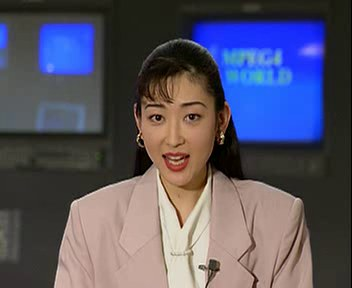
#> input picture frontend/assets/showcase_original.jpg, 352 x 288 px
$ python -i head_pose.py   (imports and definitions only)
#> lines starting #> are read from the running program, lines starting #| are printed output that depends on the picture
from __future__ import annotations

from dataclasses import dataclass
from pathlib import Path

import cv2
import numpy as np


POSE_FRONT = "front"
POSE_LEFT_45 = "left_45"
POSE_RIGHT_45 = "right_45"
POSE_LEFT_PROFILE = "left_profile"
POSE_RIGHT_PROFILE = "right_profile"
POSE_NO_FACE = "no_face"
POSE_UNKNOWN = "unknown"


class FacePoseError(RuntimeError):
    pass


@dataclass(frozen=True)
class PoseObservation:
    x: int
    y: int
    width: int
    height: int
    score: float = 1.0

    @property
    def area(self) -> int:
        return self.width * self.height

    @property
    def center_x(self) -> float:
        return self.x + self.width / 2

    def to_box(self) -> dict[str, int]:
        return {
            "x1": self.x,
            "y1": self.y,
            "x2": self.x + self.width,
            "y2": self.y + self.height,
        }


@dataclass(frozen=True)
class FacePoseEstimate:
    detected: bool
    pose: str
    yaw: float
    confidence: float
    box: dict[str, int] | None = None

    def to_public_dict(self) -> dict[str, object]:
        return {
            "detected": self.detected,
            "pose": self.pose,
            "yaw": self.yaw,
            "confidence": self.confidence,
            "box": self.box,
        }


class HaarFacePoseEstimator:
    """Estimate coarse face direction with bundled OpenCV cascades.

    This is a webcam enrollment guide, not a biometric head-pose model. It
    classifies enough coarse direction states to prevent accidental captures in
    the wrong step without adding a new model dependency.
    """

    def __init__(self) -> None:
        cascade_dir = Path(cv2.data.haarcascades)
        self.frontal = _load_cascade(cascade_dir / "haarcascade_frontalface_default.xml")
        self.profile = _load_cascade(cascade_dir / "haarcascade_profileface.xml")

    def estimate(self, frame: np.ndarray) -> FacePoseEstimate:
        if frame is None or frame.size == 0:
            raise FacePoseError("empty frame")
        gray = cv2.cvtColor(frame, cv2.COLOR_BGR2GRAY)
        gray = cv2.equalizeHist(gray)
        frame_width = int(gray.shape[1])

        frontal = _best_observation(_detect(self.frontal, gray, min_size=(48, 48)))
        left_profile = _best_observation(_detect(self.profile, gray, min_size=(44, 44)))
        right_profile = _best_observation(
            _mirror_observations(
                _detect(self.profile, cv2.flip(gray, 1), min_size=(44, 44)),
                frame_width,
            )
        )
        return classify_pose_observations(frontal, left_profile, right_profile, frame_width)


def classify_pose_observations(
    frontal: PoseObservation | None,
    left_profile: PoseObservation | None,
    right_profile: PoseObservation | None,
    frame_width: int,
) -> FacePoseEstimate:
    profiles = [
        (POSE_LEFT_PROFILE, -72.0, left_profile),
        (POSE_RIGHT_PROFILE, 72.0, right_profile),
    ]
    valid_profiles = [(pose, yaw, observation) for pose, yaw, observation in profiles if observation]

    if frontal is None and not valid_profiles:
        return FacePoseEstimate(False, POSE_NO_FACE, 0.0, 0.0)

    if frontal is None:
        pose, yaw, profile = max(valid_profiles, key=lambda item: item[2].area * item[2].score)
        return FacePoseEstimate(True, pose, yaw, _confidence(profile), profile.to_box())

    if valid_profiles:
        pose, yaw, profile = max(valid_profiles, key=lambda item: item[2].area * item[2].score)
        area_ratio = profile.area / max(1, frontal.area)
        if area_ratio >= 0.42:
            oblique_pose = POSE_LEFT_45 if pose == POSE_LEFT_PROFILE else POSE_RIGHT_45
            oblique_yaw = -43.0 if pose == POSE_LEFT_PROFILE else 43.0
            confidence = max(_confidence(frontal), _confidence(profile)) * 0.92
            return FacePoseEstimate(True, oblique_pose, oblique_yaw, confidence, profile.to_box())

    center_offset = (frontal.center_x - frame_width / 2) / max(1, frame_width / 2)
    if center_offset < -0.22:
        return FacePoseEstimate(True, POSE_LEFT_45, -34.0, _confidence(frontal) * 0.72, frontal.to_box())
    if center_offset > 0.22:
        return FacePoseEstimate(True, POSE_RIGHT_45, 34.0, _confidence(frontal) * 0.72, frontal.to_box())
    return FacePoseEstimate(True, POSE_FRONT, 0.0, _confidence(frontal), frontal.to_box())


def _load_cascade(path: Path) -> cv2.CascadeClassifier:
    classifier = cv2.CascadeClassifier(str(path))
    if classifier.empty():
        raise FacePoseError(f"OpenCV cascade unavailable: {path.name}")
    return classifier


def _detect(
    classifier: cv2.CascadeClassifier,
    gray: np.ndarray,
    min_size: tuple[int, int],
) -> list[PoseObservation]:
    try:
        rects, _, weights = classifier.detectMultiScale3(
            gray,
            scaleFactor=1.08,
            minNeighbors=4,
            minSize=min_size,
            outputRejectLevels=True,
        )
    except cv2.error:
        rects = classifier.detectMultiScale(
            gray,
            scaleFactor=1.08,
            minNeighbors=4,
            minSize=min_size,
        )
        weights = [1.0] * len(rects)
    return [
        PoseObservation(int(x), int(y), int(w), int(h), float(weight))
        for (x, y, w, h), weight in zip(rects, weights)
    ]


def _mirror_observations(observations: list[PoseObservation], frame_width: int) -> list[PoseObservation]:
    return [
        PoseObservation(
            x=max(0, frame_width - observation.x - observation.width),
            y=observation.y,
            width=observation.width,
            height=observation.height,
            score=observation.score,
        )
        for observation in observations
    ]


def _best_observation(observations: list[PoseObservation]) -> PoseObservation | None:
    if not observations:
        return None
    return max(observations, key=lambda observation: observation.area * observation.score)


def _confidence(observation: PoseObservation) -> float:
    score_component = min(0.28, max(0.0, observation.score) / 20.0)
    size_component = min(0.28, observation.area / 90000.0)
    return round(min(0.98, 0.52 + score_component + size_component), 3)

>>> import cv2
>>> picture = cv2.imread('../../../frontend/assets/showcase_original.jpg')
#> picture is the input picture: shape (288, 352, 3); mean B, G, R 101.1, 84.5, 86.9
>>> result = HaarFacePoseEstimator().estimate(picture)
#> in estimate, `gray = cv2.cvtColor(frame, cv2.COLOR_BGR2GRAY)`:
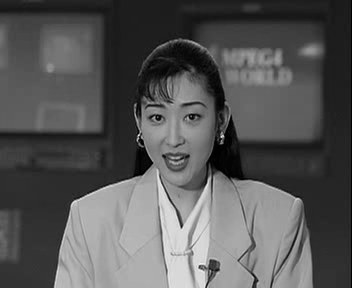
#> gray: shape (288, 352); min 0, max 245, mean 87.1
#> in estimate, `gray = cv2.equalizeHist(gray)`:
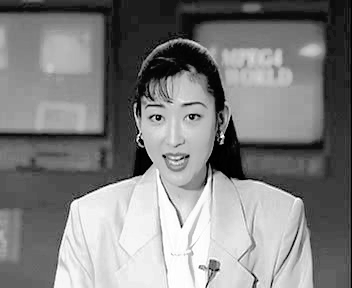
#> gray: shape (288, 352); min 0, max 255, mean 128.6
#> in _detect, `rects, _, weights = classifier.detectMultiScale3( gray, scaleFactor=1...`: rects = [[129, 78, 98, 98]]; weights = [6.7]
#> call 3 of _detect, with min_size = (44, 44)
#> in _detect (call 3), `rects, _, weights = classifier.detectMultiScale3( gray, scaleFactor=1...`: rects = ()
#> in _detect (call 3), `rects, _, weights = classifier.detectMultiScale3( gray, scaleFactor=1...`:
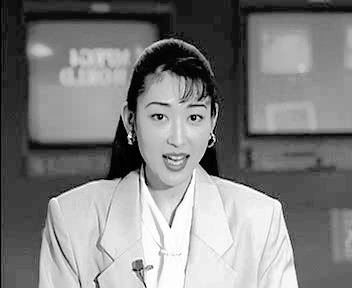
#> gray: shape (288, 352); min 0, max 255, mean 128.6

$ run again, on frontend/assets/showcase_character.jpg
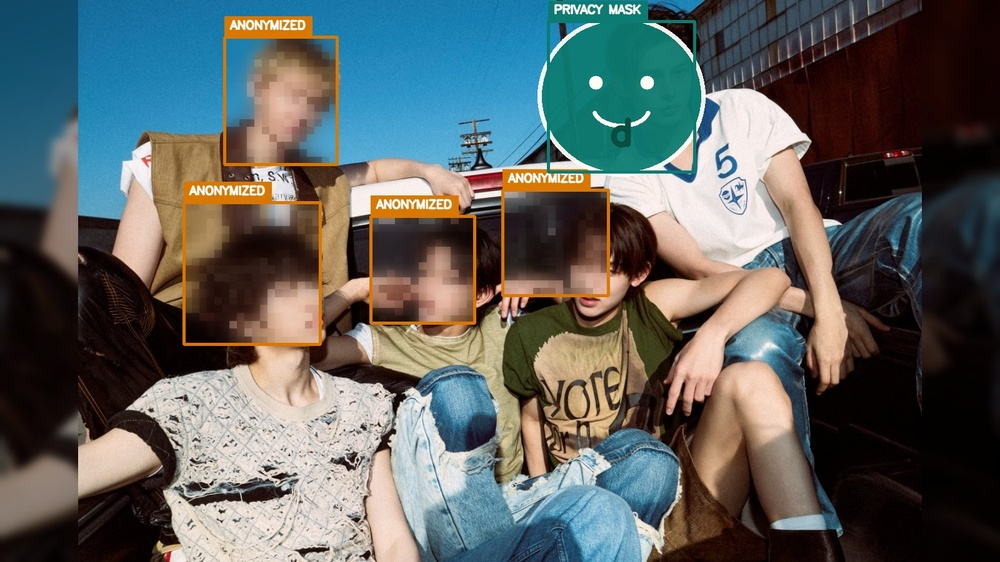
#> input picture frontend/assets/showcase_character.jpg, 1000 x 562 px, shrunk from 1600 x 900 before the run
#> picture is the input picture: shape (562, 1000, 3); mean B, G, R 96, 97.9, 92.9
#> in estimate, `gray = cv2.equalizeHist(gray)`:
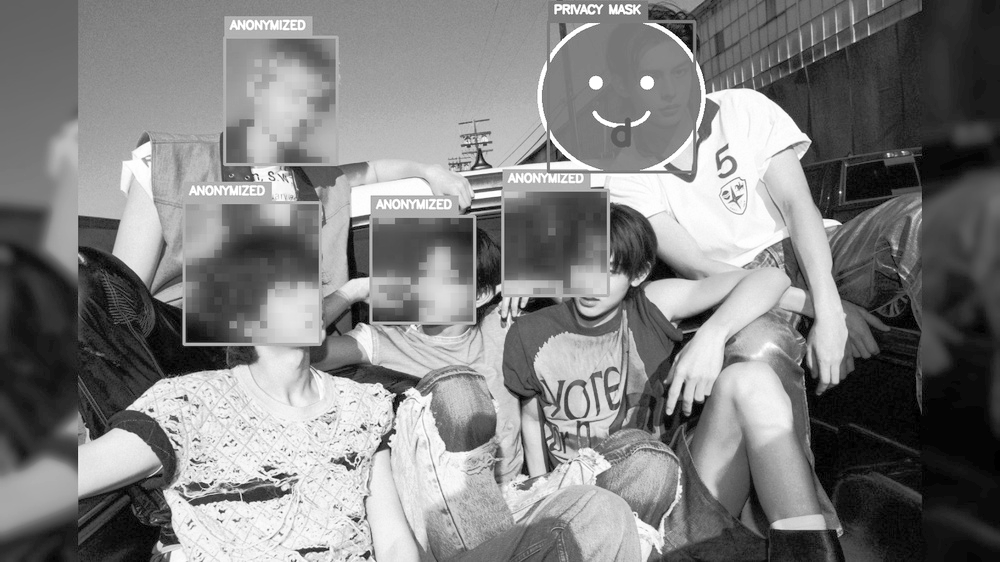
#> gray: shape (562, 1000); min 0, max 255, mean 128.1
#> rects = [[244, 159, 58, 58]]; weights = [2.21]
#> rects = ()
#> in _detect (call 3), `rects, _, weights = classifier.detectMultiScale3( gray, scaleFactor=1...`:
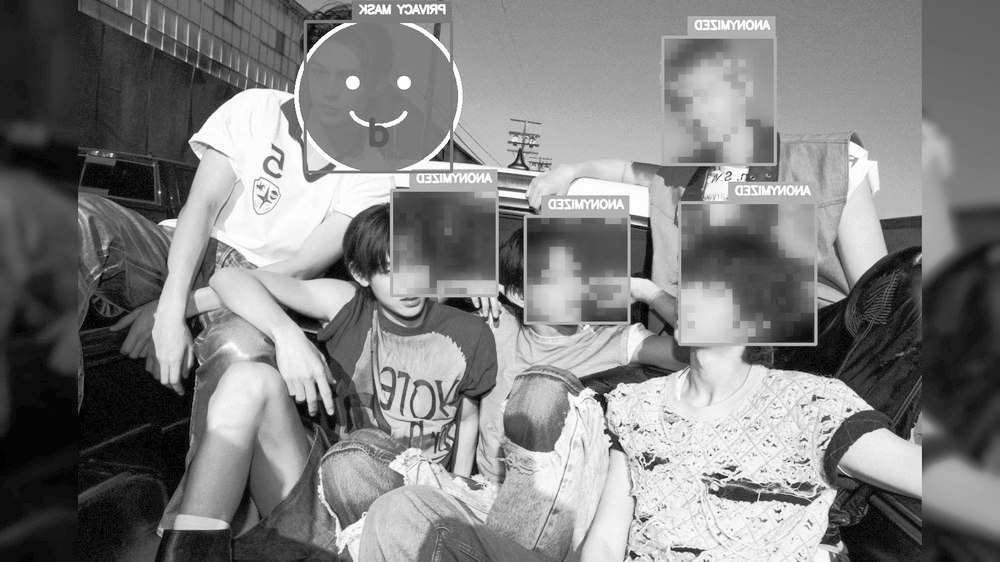
#> gray: shape (562, 1000); min 0, max 255, mean 128.1
